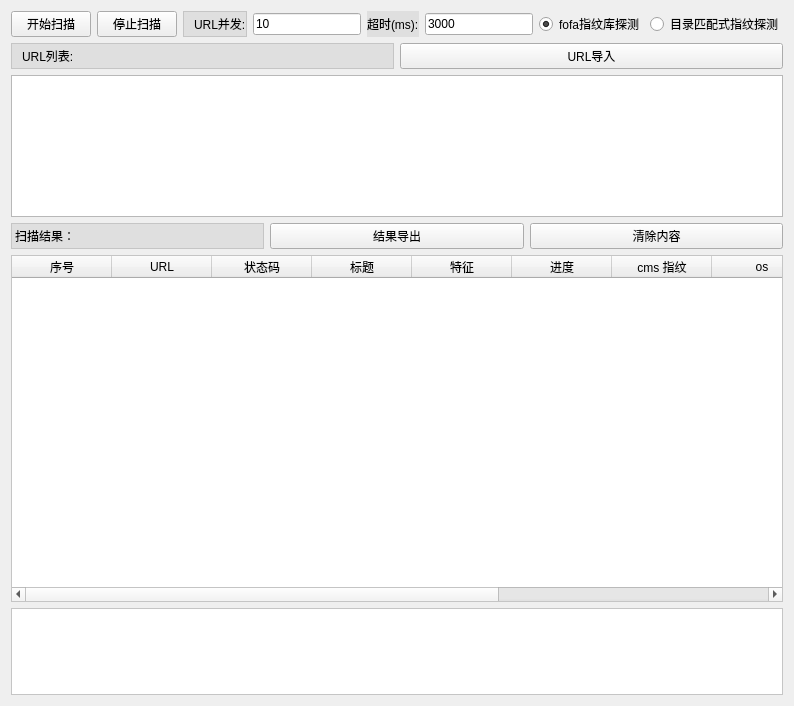
          <widget class="QWidget" name="tab_15">
           <attribute name="title">
            <string>WEB指纹识别</string>
           </attribute>
           <layout class="QGridLayout" name="gridLayout_21">
            <item row="0" column="0">
             <layout class="QVBoxLayout" name="verticalLayout_11" stretch="1,2,1,4,1">
              <item>
               <layout class="QHBoxLayout" name="horizontalLayout_19">
                <item>
                 <widget class="QPushButton" name="pushButton_21">
                  <property name="text">
                   <string>开始扫描</string>
                  </property>
                 </widget>
                </item>
                <item>
                 <widget class="QPushButton" name="pushButton_20">
                  <property name="text">
                   <string>停止扫描</string>
                  </property>
                 </widget>
                </item>
                <item>
                 <widget class="QLabel" name="label_32">
                  <property name="styleSheet">
                   <string notr="true">QLabel{
	border:1px solid rgb(197, 197, 197);
	background-color:rgb(223, 223, 223)
}</string>
                  </property>
                  <property name="text">
                   <string>URL并发:</string>
                  </property>
                  <property name="margin">
                   <number>0</number>
                  </property>
                  <property name="indent">
                   <number>10</number>
                  </property>
                 </widget>
                </item>
                <item>
                 <widget class="QLineEdit" name="lineEdit_17">
                  <property name="text">
                   <string>10</string>
                  </property>
                  <property name="placeholderText">
                   <string>4</string>
                  </property>
                 </widget>
                </item>
                <item>
                 <widget class="QLabel" name="label_31">
                  <property name="styleSheet">
                   <string notr="true">QLabel{
	border:1px solid #rgb(0, 0, 0);
	background-color:rgb(223, 223, 223)
}</string>
                  </property>
                  <property name="text">
                   <string>超时(ms):</string>
                  </property>
                 </widget>
                </item>
                <item>
                 <widget class="QLineEdit" name="lineEdit_16">
                  <property name="text">
                   <string>3000</string>
                  </property>
                  <property name="placeholderText">
                   <string>3000</string>
                  </property>
                 </widget>
                </item>
                <item>
                 <widget class="QRadioButton" name="radioButton">
                  <property name="text">
                   <string>fofa指纹库探测</string>
                  </property>
                  <property name="checked">
                   <bool>true</bool>
                  </property>
                  <attribute name="buttonGroup">
                   <string notr="true">buttonGroup_6</string>
                  </attribute>
                 </widget>
                </item>
                <item>
                 <widget class="QRadioButton" name="radioButton_2">
                  <property name="text">
                   <string>目录匹配式指纹探测</string>
                  </property>
                  <attribute name="buttonGroup">
                   <string notr="true">buttonGroup_6</string>
                  </attribute>
                 </widget>
                </item>
               </layout>
              </item>
              <item>
               <layout class="QHBoxLayout" name="horizontalLayout_20" stretch="3">
                <item>
                 <layout class="QGridLayout" name="gridLayout_3">
                  <item row="0" column="0">
                   <widget class="QLabel" name="label_37">
                    <property name="styleSheet">
                     <string notr="true">QLabel{
	border:1px solid rgb(197, 197, 197);
	background-color:rgb(223, 223, 223)
}</string>
                    </property>
                    <property name="text">
                     <string>URL列表:</string>
                    </property>
                    <property name="margin">
                     <number>0</number>
                    </property>
                    <property name="indent">
                     <number>10</number>
                    </property>
                   </widget>
                  </item>
                  <item row="0" column="1">
                   <widget class="QPushButton" name="pushButton_22">
                    <property name="text">
                     <string>URL导入</string>
                    </property>
                   </widget>
                  </item>
                  <item row="1" column="0" colspan="2">
                   <widget class="QPlainTextEdit" name="plainTextEdit_2">
                    <property name="styleSheet">
                     <string notr="true">QTextEdit{
background-color:rgb(255, 255, 255)
}</string>
                    </property>
                    <property name="plainText">
                     <string/>
                    </property>
                    <property name="placeholderText">
                     <string>请输入域名，以逗号分隔，或一行一个。</string>
                    </property>
                   </widget>
                  </item>
                 </layout>
                </item>
               </layout>
              </item>
              <item>
               <layout class="QHBoxLayout" name="horizontalLayout_21">
                <item>
                 <widget class="QLabel" name="label_38">
                  <property name="styleSheet">
                   <string notr="true">QLabel{
	border:1px solid rgb(197, 197, 197);
	background-color:rgb(223, 223, 223)
}</string>
                  </property>
                  <property name="text">
                   <string>扫描结果：</string>
                  </property>
                 </widget>
                </item>
                <item>
                 <widget class="QPushButton" name="pushButton_23">
                  <property name="text">
                   <string>结果导出</string>
                  </property>
                 </widget>
                </item>
                <item>
                 <widget class="QPushButton" name="pushButton_11">
                  <property name="text">
                   <string>清除内容</string>
                  </property>
                 </widget>
                </item>
               </layout>
              </item>
              <item>
               <widget class="QTableWidget" name="tableWidget_7">
                <property name="styleSheet">
                 <string notr="true">QTableWidget{
background-color:rgb(255, 255, 255)
}</string>
                </property>
                <attribute name="horizontalHeaderStretchLastSection">
                 <bool>false</bool>
                </attribute>
                <column>
                 <property name="text">
                  <string>序号</string>
                 </property>
                </column>
                <column>
                 <property name="text">
                  <string>URL</string>
                 </property>
                </column>
                <column>
                 <property name="text">
                  <string>状态码</string>
                 </property>
                </column>
                <column>
                 <property name="text">
                  <string>标题</string>
                 </property>
                </column>
                <column>
                 <property name="text">
                  <string>特征</string>
                 </property>
                </column>
                <column>
                 <property name="text">
                  <string>进度</string>
                 </property>
                </column>
                <column>
                 <property name="text">
                  <string>cms 指纹</string>
                 </property>
                </column>
                <column>
                 <property name="text">
                  <string>os</string>
                 </property>
                </column>
                <column>
                 <property name="text">
                  <string>server</string>
                 </property>
                </column>
                <column>
                 <property name="text">
                  <string>language</string>
                 </property>
                </column>
                <column>
                 <property name="text">
                  <string>CDN</string>
                 </property>
                </column>
               </widget>
              </item>
              <item>
               <widget class="QTextBrowser" name="textBrowser_5">
                <property name="styleSheet">
                 <string notr="true">QTextBrowser{
	border:1px solid rgb(197, 197, 197);
	background-color:rgb(255, 255, 255);
}</string>
                </property>
               </widget>
              </item>
             </layout>
            </item>
           </layout>
          </widget>
